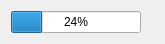
<?xml version="1.0" encoding="UTF-8"?>
<ui version="4.0">
 <class>WordGoalProgressBar</class>
 <widget class="QWidget" name="WordGoalProgressBar">
  <property name="geometry">
   <rect>
    <x>0</x>
    <y>0</y>
    <width>165</width>
    <height>31</height>
   </rect>
  </property>
  <property name="windowTitle">
   <string>Form</string>
  </property>
  <layout class="QHBoxLayout" name="horizontalLayout">
   <item>
    <widget class="QProgressBar" name="progressBar">
     <property name="value">
      <number>24</number>
     </property>
    </widget>
   </item>
   <item>
    <widget class="QLabel" name="wordGoalLabel">
     <property name="text">
      <string/>
     </property>
    </widget>
   </item>
  </layout>
 </widget>
 <resources/>
 <connections/>
</ui>
